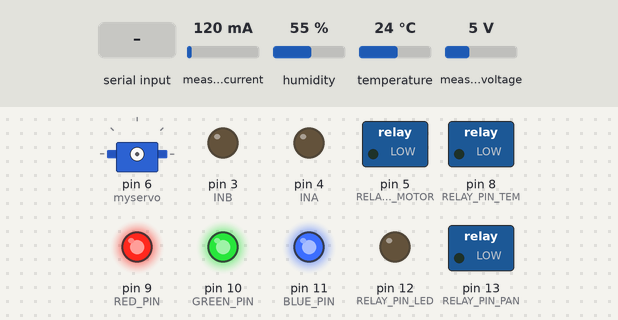
Bench run of a sketch on a simulated Arduino Uno, built with avr-gcc and run on an emulated ATmega328P. Shown: servo, switched loads named in the sketch (green lamp = pin HIGH), output pins drawn as LEDs (lit = HIGH). The inputs (shaded band) are chosen by the test bench; at power-on: measured current 120 mA, humidity 55 %, temperature 24 °C, measured voltage 5 V. What the sketch prints to the serial monitor is not drawn.

Above: at 1.2 s.
1.3 s: "4" received over Serial
At 2.5 s:
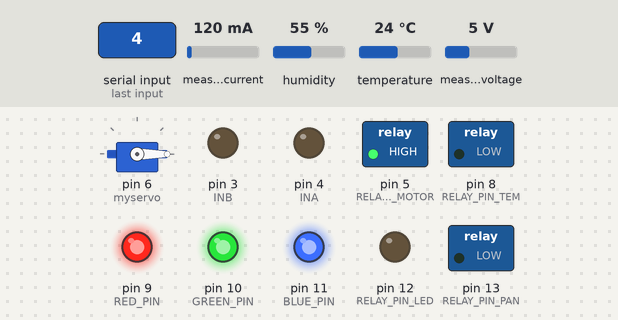
4.3 s: "2" received over Serial
At 7.1 s:
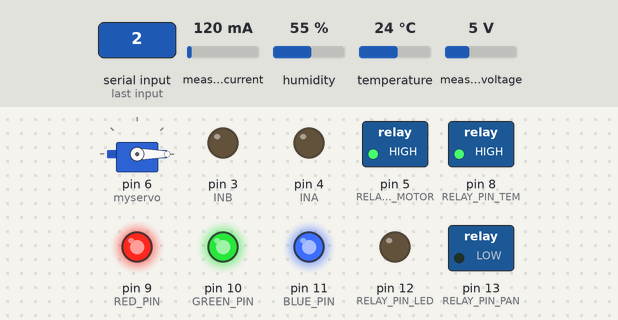
Timing chart, 0 to 13.3 s (numbered marks = the images above; inputs shaded):
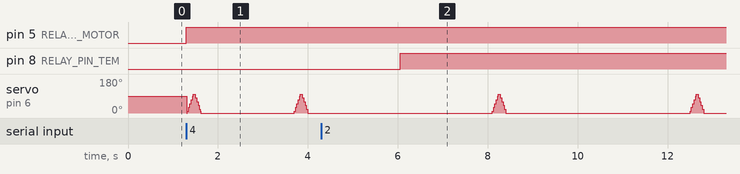

The sketch:

SmartHome.ino
```cpp
#include <DHT.h>
#include <Servo.h>
#include <SDL_Arduino_INA3221.h>

SDL_Arduino_INA3221 ina3221;

#define INA 4
#define INB 3

#define DHTPIN 7
#define DHTTYPE DHT11
DHT dht(DHTPIN, DHTTYPE);

#define MOTORPIN 6

#define RED_PIN   9
#define GREEN_PIN 10
#define BLUE_PIN  11

#define RELAY_PIN_TEM 8
#define RELAY_PIN_MOTOR 5
#define RELAY_PIN_LED 12
#define RELAY_PIN_PAN 13

#define CHANNEL_PAN 1
#define CHANNEL_LED 2
#define CHANNEL_MOTOR 3

bool DHTOn = false;
bool motorOn = false;
bool LEDOn = false;
bool PANOn = false;

int tem = 0;
int hum = 0;

Servo myservo;

void setup() {
  Serial.begin(9600);

  dht.begin();

  pinMode(RELAY_PIN_TEM, OUTPUT);
  pinMode(RELAY_PIN_MOTOR, OUTPUT);
  pinMode(RELAY_PIN_LED, OUTPUT);
  pinMode(RELAY_PIN_PAN, OUTPUT);

  pinMode(RED_PIN, OUTPUT);
  pinMode(GREEN_PIN, OUTPUT);
  pinMode(BLUE_PIN, OUTPUT);

  pinMode(INA, OUTPUT);
  pinMode(INB, OUTPUT);

  digitalWrite(RELAY_PIN_TEM, LOW);  // 초기값
  digitalWrite(RELAY_PIN_MOTOR, LOW); // ON
  digitalWrite(RELAY_PIN_LED, LOW);

  analogWrite(RED_PIN, 255);
  analogWrite(GREEN_PIN, 255);
  analogWrite(BLUE_PIN, 255);

  ina3221.begin();
}

void dht11() {    //함수 dht11선언
  tem = dht.readTemperature();    //변수 t에 온도 값을 저장
  hum = dht.readHumidity();   //변수 h에 습도 값을 저장
  Serial.print("Temperature : ");   //문자열 출력
  Serial.print(tem);    //변수 t출력
  Serial.println("C");    //문자열 출력
  Serial.print("Humidity : ");    //문자열 출력
  Serial.print(hum);    //변수 h출력
  Serial.println("%");    //문자열 출력
}

void relayControlBySerial() {
  if (Serial.available()) {
    char cmd = Serial.read();
    if (cmd == '1') {
      digitalWrite(RELAY_PIN_TEM, LOW);   // 릴레이 OFF
      DHTOn = false;
      Serial.println("RelayTem OFF, 온습도 측정 중지");
    }
    else if (cmd == '2') {
      digitalWrite(RELAY_PIN_TEM, HIGH);  // 릴레이 ON
      DHTOn = true;
      Serial.println("RelayTem ON, 온습도 측정 시작");
    }
    else if (cmd == '3') {
      digitalWrite(RELAY_PIN_MOTOR, LOW);   // 릴레이 OFF
      motorOn = false;
      Serial.println("RelayMotor OFF, 모터 중지");
    }
    else if (cmd == '4') {
      digitalWrite(RELAY_PIN_MOTOR, HIGH);  // 릴레이 ON
      myservo.attach(6);      // 서보 활성화
      motorOn = true;
      Serial.println("RelayMotor ON, 모터 시작");
    }
    else if (cmd == '5') {
      digitalWrite(RELAY_PIN_LED, LOW);   // 릴레이 OFF
      LEDOn = false;
      Serial.println("RelayLED OFF, LED 중지");
    }
    else if (cmd == '6') {
      digitalWrite(RELAY_PIN_LED, HIGH);  // 릴레이 ON
      analogWrite(RED_PIN, 0);
      analogWrite(GREEN_PIN, 0);
      analogWrite(BLUE_PIN, 0);
      LEDOn = true;
      Serial.println("RelayLED ON, LED 시작");
    }
    else if (cmd == '7') {
      digitalWrite(RELAY_PIN_PAN, LOW);   // 릴레이 OFF
      PANOn = false;
      // digitalWrite(INA, LOW);
      // digitalWrite(INB, LOW);

      Serial.println("RelayPAN OFF, PAN 중지");
    }
    else if (cmd == '8') {
      digitalWrite(RELAY_PIN_PAN, HIGH);   // 릴레이 ON
      PANOn = true;
      digitalWrite(INA, HIGH);
      digitalWrite(INB, LOW);
      Serial.println("RelayPAN ON, PAN 시작");
    }
    else if (cmd == 'q'){
      Serial.end();
    }
  }
}

void sweepMotor(){
  for (int pos = 0; pos <= 100; pos += 10) {
    myservo.write(pos);
    delay(15);
  }
  for (int pos = 100; pos >= 0; pos -= 10) {
    myservo.write(pos);
    delay(15);
  }
}

void readIna3221(int ch){
  float busvoltage1 = 0; // 버스 전압(V, 즉 배터리 등 실제 측정하려는 전압)
  float shuntvoltage1 = 0;  // 센서의 쇼트(분압저항) 양단 전압(mV)
  float loadvoltage1 = 0; // 실제 부하(Load)에 걸리는 전압(V)
  float current_mA1 = 0; // 전류(mA)를 저장

  busvoltage1 = ina3221.getBusVoltage_V(ch);
  shuntvoltage1 = ina3221.getShuntVoltage_mV(ch);
  current_mA1 = -ina3221.getCurrent_mA(ch);
  loadvoltage1 = busvoltage1 + (shuntvoltage1 / 1000);

  Serial.print(String(ch) + " Bus Voltage:   "); Serial.print(busvoltage1); Serial.println(" V");
  Serial.print(String(ch) + " Shunt Voltage: "); Serial.print(shuntvoltage1); Serial.println(" mV");
  Serial.print(String(ch) + " Load Voltage:  "); Serial.print(loadvoltage1); Serial.println(" V");
  Serial.print(String(ch) + " Current 1:       "); Serial.print(current_mA1); Serial.println(" mA");
  Serial.println("");
}

void loop() {
  relayControlBySerial(); // 항상 시리얼 명령 체크

  if (DHTOn) {
    dht11();  // 릴레이가 ON일 때만 측정 및 출력
    delay(2000); // 2초 딜레이
  }

  if(motorOn){
    Serial.println("모터 회전 명령 보냄");
    sweepMotor();
    readIna3221(CHANNEL_MOTOR);
    delay(2000);
  }
  else{
    // readIna3221(CHANNEL_MOTOR);
    // delay(2000);
  }

  if(LEDOn){
    readIna3221(CHANNEL_LED);
    delay(2000);
  }
  else{
    // readIna3221(CHANNEL_LED);
    // delay(2000);
  }

  if(PANOn){
    readIna3221(CHANNEL_PAN);
    delay(2000);
  }
  else{
    // readIna3221(CHANNEL_PAN);
    // delay(2000);
  }

}
```

Measured:
- after the input at 4.3 s, pin 8 (RELAY_PIN_TEM): LOW → HIGH after 1.8 s
